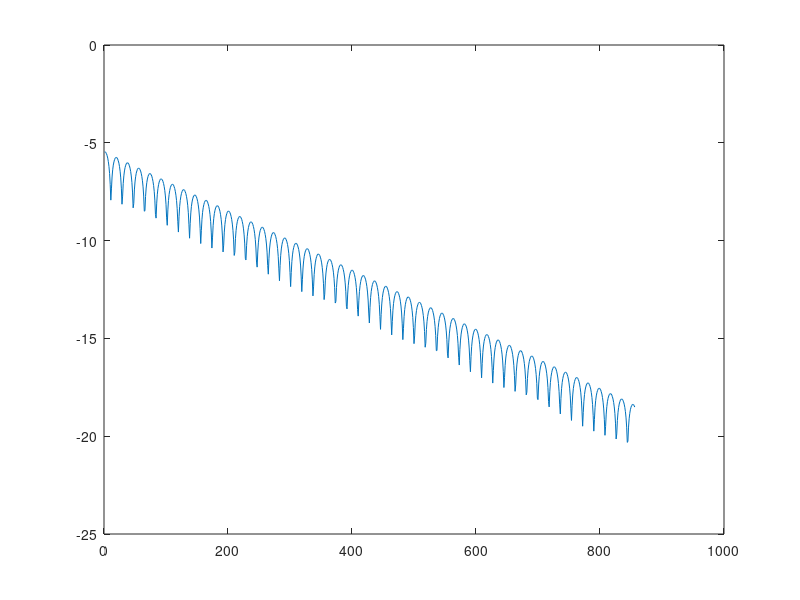

This chart was generated by the following MATLAB code: (Note: this script raises an error after producing the figure.)
%%
load("traj1.mat");
figure;
plot(log(vecnorm(e.x)));
hold on;
yline(Lp);
title("Position error");
xlabel("t (0.1ms)");
ylabel("log(||e_p||)");

for i = 2:10
    traj_url = "traj" + i + ".mat";
    load(traj_url);
    plot(log(vecnorm(e.x)));
end